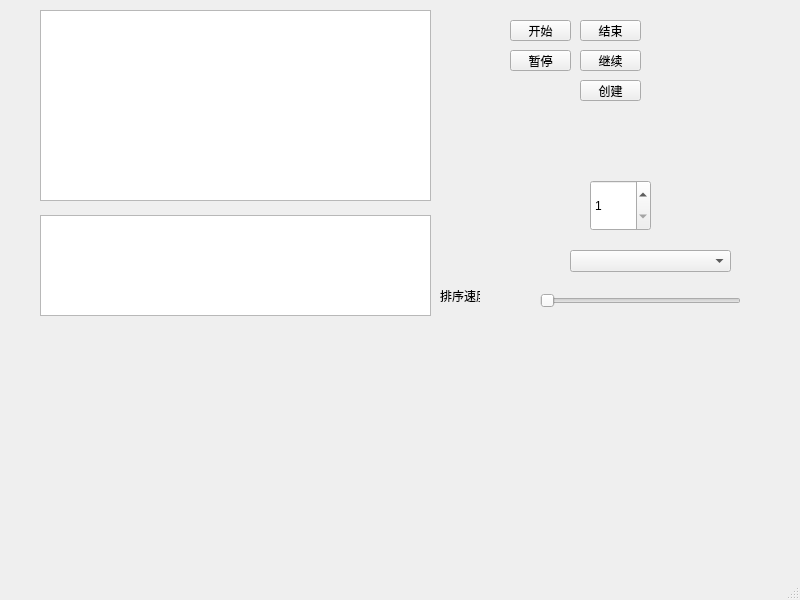
<?xml version="1.0" encoding="UTF-8"?>
<ui version="4.0">
 <class>MainWindow</class>
 <widget class="QMainWindow" name="MainWindow">
  <property name="geometry">
   <rect>
    <x>0</x>
    <y>0</y>
    <width>800</width>
    <height>600</height>
   </rect>
  </property>
  <property name="windowTitle">
   <string>MainWindow</string>
  </property>
  <widget class="QWidget" name="centralwidget">
   <widget class="QGraphicsView" name="graphicsView">
    <property name="geometry">
     <rect>
      <x>40</x>
      <y>10</y>
      <width>391</width>
      <height>191</height>
     </rect>
    </property>
   </widget>
   <widget class="QPlainTextEdit" name="plainTextEdit">
    <property name="geometry">
     <rect>
      <x>40</x>
      <y>215</y>
      <width>391</width>
      <height>101</height>
     </rect>
    </property>
    <property name="undoRedoEnabled">
     <bool>true</bool>
    </property>
   </widget>
   <widget class="QComboBox" name="comboBoxAlgo">
    <property name="geometry">
     <rect>
      <x>570</x>
      <y>250</y>
      <width>161</width>
      <height>22</height>
     </rect>
    </property>
   </widget>
   <widget class="QSlider" name="Sliderspeed">
    <property name="geometry">
     <rect>
      <x>540</x>
      <y>290</y>
      <width>201</width>
      <height>21</height>
     </rect>
    </property>
    <property name="orientation">
     <enum>Qt::Orientation::Horizontal</enum>
    </property>
   </widget>
   <widget class="QSpinBox" name="spinBox">
    <property name="geometry">
     <rect>
      <x>590</x>
      <y>180</y>
      <width>61</width>
      <height>51</height>
     </rect>
    </property>
    <property name="minimum">
     <number>1</number>
    </property>
   </widget>
   <widget class="QLabel" name="label_3">
    <property name="geometry">
     <rect>
      <x>440</x>
      <y>290</y>
      <width>40</width>
      <height>12</height>
     </rect>
    </property>
    <property name="text">
     <string>排序速度</string>
    </property>
   </widget>
   <widget class="QPushButton" name="startButton">
    <property name="geometry">
     <rect>
      <x>510</x>
      <y>20</y>
      <width>61</width>
      <height>21</height>
     </rect>
    </property>
    <property name="text">
     <string>开始</string>
    </property>
   </widget>
   <widget class="QPushButton" name="pauseButton">
    <property name="geometry">
     <rect>
      <x>510</x>
      <y>50</y>
      <width>61</width>
      <height>21</height>
     </rect>
    </property>
    <property name="text">
     <string>暂停</string>
    </property>
   </widget>
   <widget class="QPushButton" name="endButton">
    <property name="geometry">
     <rect>
      <x>580</x>
      <y>20</y>
      <width>61</width>
      <height>21</height>
     </rect>
    </property>
    <property name="text">
     <string>结束</string>
    </property>
   </widget>
   <widget class="QPushButton" name="pushButton_4">
    <property name="geometry">
     <rect>
      <x>580</x>
      <y>50</y>
      <width>61</width>
      <height>21</height>
     </rect>
    </property>
    <property name="text">
     <string>继续</string>
    </property>
   </widget>
   <widget class="QPushButton" name="createButton">
    <property name="geometry">
     <rect>
      <x>580</x>
      <y>80</y>
      <width>61</width>
      <height>21</height>
     </rect>
    </property>
    <property name="text">
     <string>创建</string>
    </property>
   </widget>
  </widget>
  <widget class="QMenuBar" name="menubar">
   <property name="geometry">
    <rect>
     <x>0</x>
     <y>0</y>
     <width>800</width>
     <height>18</height>
    </rect>
   </property>
  </widget>
  <widget class="QStatusBar" name="statusbar"/>
 </widget>
 <resources/>
 <connections/>
</ui>
